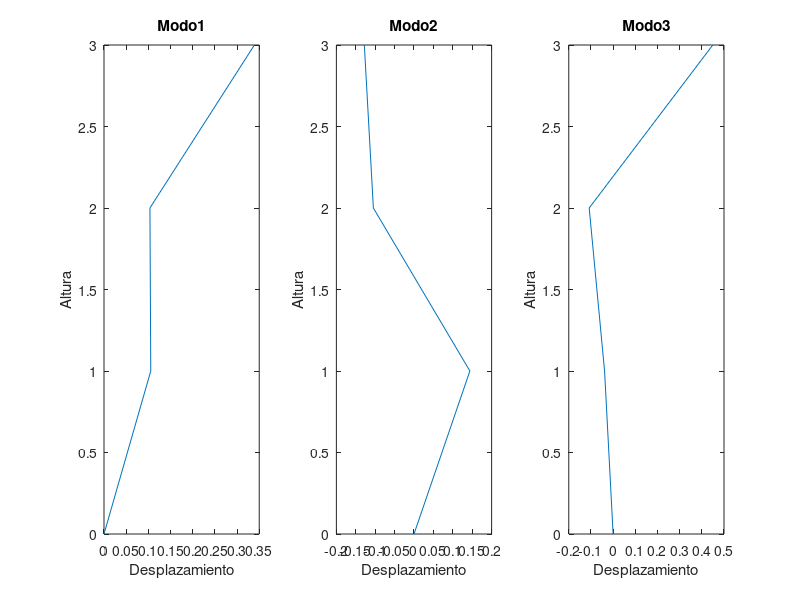
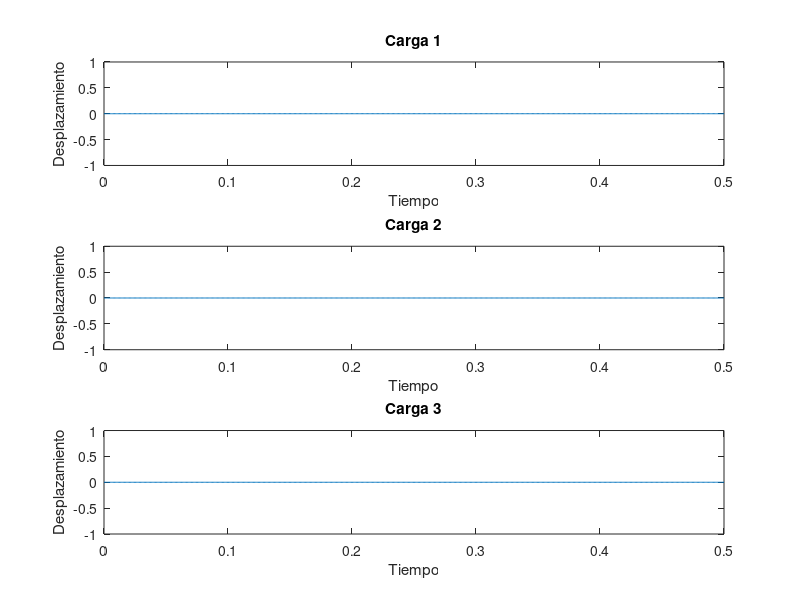
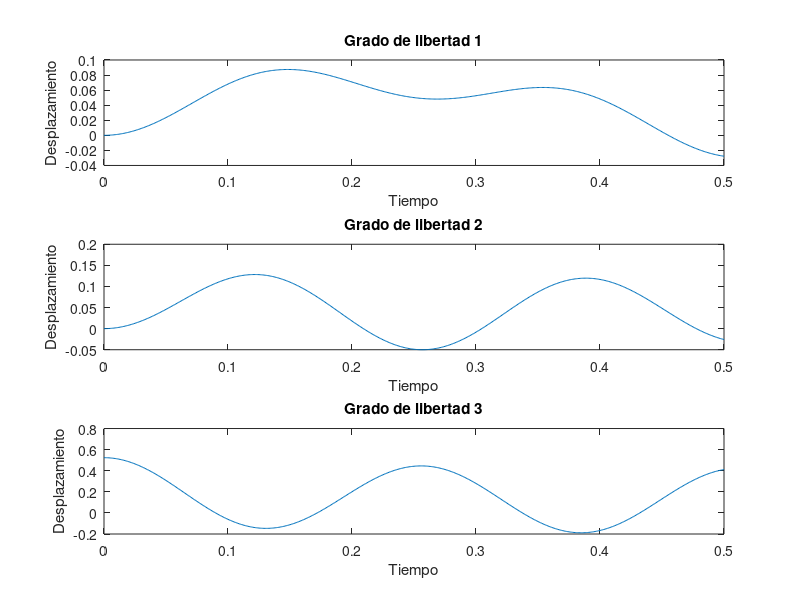

Source code (MATLAB) for these figures, in order:
function multiplesGrados
  clc
  clear all
  close all

  %----------------------------SISTEMA----------------------------------------------

  #Lo primero que hacemos es tomar los datos que nos proporciona el ejercicio
  m=30;
  Ip=3;
  k=4e3;
  r=0.1;
  Ramort=[0,0,0]; #Asignar los valores de zitta (relacion de amortiguamiento) si los tuviera
  #En este caso se trata de un oscilador que consta de varias masas
  #Lo modelamos con un carrito con 3 resortes de distinta rigidez k y la misma masas
  #Primero debemos hallar la ecuacion de movimiento en papel mediante algun metodo


  #Armamos las matrices M y K
  M=[m 0 0;
     0 m 0;
     0 0 Ip];

  K=[k 0 -3*r*k;
     0 2*k -6*r*k;
     -3*r*k -6*r*k 28*k*r^2];
  #Asignamos una variable que sera el orden de la matriz cuadrada
  numGL=size(M)(1);

  #Una vez teniendo las matrices M y K debemos resolver el problema de vectores propios
  [Xnorm,lambda]=eig(K,M); #Esto me entrega el autovector normalizado con respecto a la matriz de masa modal y los autovalores

  #Hallamos los autovalores, que son la raiz cuadrada de los valores propios. Armamos un vector columna tambien
  frecW=diag(lambda.^0.5);
  #Printeamos los autovectores y frecuencias
  disp("Los autovalores son: ");
  disp(diag(lambda));
  disp("La matriz modal es: ");
  disp(Xnorm);
  disp("Los modos o frecuencias naturales de cada nodo son: ");
  disp(frecW);
  disp("Los autovectores normalizados segun la matriz de masa son: ");
  disp("\n")
  for i=1:numGL
    disp(Xnorm(:,i));
    disp("\n")
  endfor
  #Ahora normalizamos nuevamente los autovectores, pero esta vez respecto a su primer elemento
  for i = 1:length(Xnorm(:,1))
    XnormPrima(:,i) = Xnorm(:,i)/Xnorm(1,i);
  endfor
  #Printeamos los autovectores normalizados segun el primer elemento
  disp("Los autovectores normalizados segun su primer elemento son: ");
  disp("\n")
  for i=1:numGL
    disp(XnormPrima(:,i));
    disp("\n")
  endfor
  #Creamos un vector de valores y que represente la altura de la torre y el paso por las masas
  ejeY=0:numGL;
  hold on
  figure(1);
  for i=1:numGL
    subplot(1,numGL,i);
    plot([0,Xnorm(:,i)'],ejeY);
    title(['Modo',num2str(i)]);
    xlabel('Desplazamiento');
    ylabel('Altura');
  endfor

  #Ahora debemos Calcular la matriz de masa modal,la matriz de ridigez modal y la matriz de amortiguamiento modal
  #MATRIZ MASA MODAL
  Mm=Xnorm'*M*Xnorm; #Siempre y cuando usemos como matriz de vectores respuesta, la matriz de vectores normalizados respecto a la masa modal
                     #(la que entrega la funcion eig) esto nos va a dar la matriz identidad

  #MATRIZ RIGIDEZ MODAL
  Km=Xnorm'*K*Xnorm; #Lo mismo que arriba, pero va a dar una matriz diagonal de frecuencias modales al cuadrado

  #MATRIZ MODAL DE AMORTIGUAMIENTO
  for i=1:numGL
    auxCm(i)=2*Ramort(i)*frecW(i);
  endfor
  Cm=diag(auxCm);
  frecWd=frecW.*(1-Ramort'.^2).^0.5; #La frecuencia de amortiguamiento

  %-----------------------------------CARGAS--------------------------------------
    #Segun el tipo de carga que nos encontremos en el vector de cargas el metodo que utilizaremos para resolver
    tipoDeCarga=1;
    #Si el vector de cargas es nulo, el movimiento del sistema en todos sus GL sera libre. Colocar 1
    #Si el vector de carga tiene una o mas cargas armonicas, o combinacion entre 0 y cargas armonicas Coloca 2
    #Si el vector de carga tiene una o mas cargas periodicas, o combinacion entre cargas armonicas, periodicas y 0 Coloca 3
    #Si el vector de carga tiene cargas genericas o mezcla entre genericas, armonicas, periodicas y 0. Coloca 4

    #PARAMETROS GENERALES A COMPLETAR (SE DEBE MODIFICARRR)

    tf=0.5; #Tiempo final (introducir el valor al que se quiere obtener)
    dt=0.001; #Paso del tiempo
    #Entonces vamos a tener un paso del tiempo comun a todos los demas de:
    tiempo=0:dt:tf; #Esta variable no se modifica

    #Solamente se utiliza en sistema libre, cuando no sea ese el caso simplemente colocar 0 en ese GL
    x0=[0;0;deg2rad(30)];
    x0prima=[0;0;0];

    #Vector de frecuencias forzadas y relacion beta. Colocar la fuerza en el modo que corresponda, en otro caso dejar en 0)
    frecWf=[1.1*frecW(3),0,0];
    beta=frecWf./frecW;
    contador=1;
    for t=tiempo
      F(:,contador)=[0,0,0]; #Esta solo sirve para printear la carga
      phi=atan((2*Ramort(1)*beta(1))/(1-beta(1)^2));
      Fauxresp(:,contador)=[5000*sin(1.1*frecW(1)*t-phi),0,0]; #Esta es la que pasamos porque tiene el desfase
      contador++;
    endfor

    #LIBRE (SOLO CUANDO NO HAY CARGA EN NINGUN GL)
    if tipoDeCarga==1
      #Pasamos a coordenadas modales
      y0=Xnorm'*M*x0;
      y0prima=Xnorm'*M*x0prima;
      disp('Las condiciones iniciales en coordenadas modales en radianes son:');
      disp('y0=');
      disp(y0);
      disp('y0prima=');
      disp(y0prima);

      for i=1:numGL
        contador=1;
        for t=tiempo
          y(i,contador)=(y0(i)*cos(frecWd(i)*t)+((y0prima(i)+Ramort(i)*frecW(i)*y0(i))/frecWd(i))*sin(frecWd(i)*t))*exp(-Ramort(i)*frecW(i)*t);
          contador++;
        endfor
      endfor
    endif

    #CARGA ARMONICA
    if tipoDeCarga==2

      #Pasamos la carga a coordenadas modales
      Fmodal=Xnorm'*Fauxresp;
      for i=1:numGL
        contador=1;
        for t=tiempo
          #Calculamos los parametros para posteriormente calcular y
          D=1/(sqrt((1-beta(i)^2)^2+(2*Ramort(i)*beta(i))^2));
          #Calculamos la respuesta en coordenadas modales y con la formula correspondiente a respuesta a cargas armonicas
          y(i,contador)=(Fmodal(i,contador)/Km(i,i))*D; #Esta formula se hace teniendo en cuenta que la division de una matriz por otra en realidad es el producto de una por la inversa de la otra
          contador++;
        endfor
        #Adicionalmente creamos el vector de fases de cada modo
        phi(i)=atan((2*Ramort(i)*beta(i))/(1-beta(i)^2));
      endfor

    endif

    #CARGA PERIODICA

    #CARGA GENERICA

  #Ahora pasamos la respuesta y a coordenadas geometricas nuevamente
  respuestaX=Xnorm*y;
  #Printeamos las cargas a las que se ve sometido el sistema
  figure(2);
  for i=1:numGL
    subplot(numGL,1,i)
    plot(tiempo,F(i,:));
    title(['Carga ',num2str(i)])
    xlabel("Tiempo")
    ylabel("Desplazamiento")
  endfor
  #Printeamos la respuesta del sistema (los 3 G.L), utilizando como eje de abscisas el tiempo y como ordenadas la respuesta en coord geometricas
  figure(3);
  for i=1:numGL
    subplot(numGL,1,i)
    plot(tiempo,respuestaX(i,:));
    title(['Grado de libertad ',num2str(i)])
    xlabel("Tiempo")
    ylabel("Desplazamiento")
  endfor
  hold off
  #Entregamos el valor del ultimo punto (en tf)
  disp(['El valor de desplazamiento de todos los grados de libertad en el tiempo t= ',num2str(tf),' es: '])
  disp(respuestaX(:,end));
  if tipoDeCarga==2
    disp("La fase de cada modo en radianes es: ");
    disp(phi');
    disp("La fase de cada modo en grados es: ");
    disp(rad2deg(phi'));
  endif


  contador=1;
  valorMax=0;
  for t=0:dt:tf
    valorIntervalo=respuestaX(1,contador);
    contador++;
    if valorIntervalo > valorMax
      valorMax=valorIntervalo;
      tiempoMax=t;
    endif
  endfor
  disp("La amplitud positiva (max valor de x1(t)) entre 0s y 0.5s es:")
  disp(['En el intervalo 0 a 0.5 se hallo un valor max de ',num2str(valorMax),' a los t=',num2str(tiempoMax),' segs']);
  endfunction
